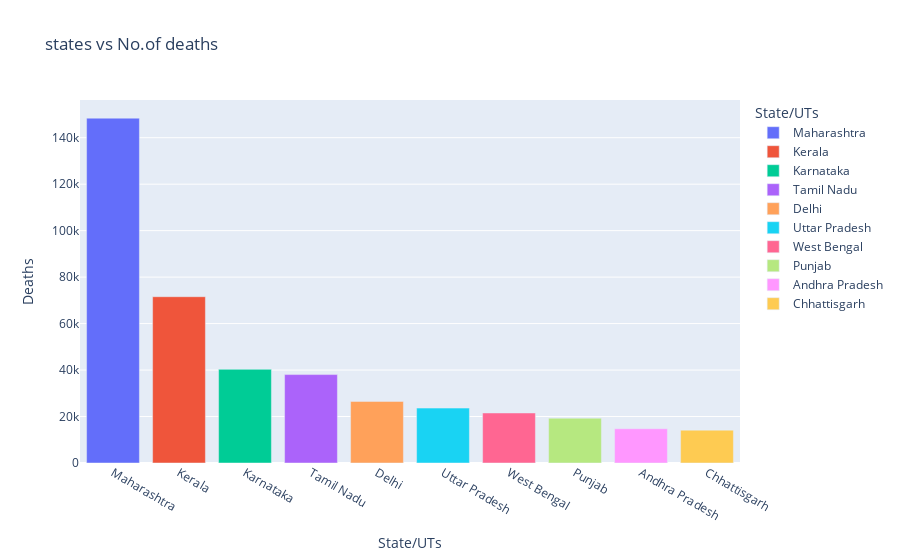

The code cell stored with this chart in its notebook:
### Markdown cell above
### plot states vs no of death

### Code cell
x=df[['State/UTs','Deaths']].sort_values(by="Deaths",ascending=False)['State/UTs'][:10].values
y=df[['State/UTs','Deaths']].sort_values(by="Deaths",ascending=False)['Deaths'][:10].values

df1=pd.DataFrame({'State/UTs':x,'Deaths':y})
fig=px.bar(df1,
          x='State/UTs',
          y='Deaths',
          color='State/UTs',
          title='states vs No.of deaths')

fig.show()

### Figure 1 — Plotly figure (JSON) as saved in the notebook; plotly's stock layout.template omitted (floating-point values rounded to 4 significant figures)
{"data": [{"alignmentgroup": "True", "hovertemplate": "State/UTs=%{x}<br>Deaths=%{y}<extra></extra>", "legendgroup": "Maharashtra", "marker": {"color": "#636efa", "pattern": {"shape": ""}}, "name": "Maharashtra", "offsetgroup": "Maharashtra", "orientation": "v", "showlegend": true, "textposition": "auto", "type": "bar", "x": ["Maharashtra"], "xaxis": "x", "y": [148419], "yaxis": "y"}, {"alignmentgroup": "True", "hovertemplate": "State/UTs=%{x}<br>Deaths=%{y}<extra></extra>", "legendgroup": "Kerala", "marker": {"color": "#EF553B", "pattern": {"shape": ""}}, "name": "Kerala", "offsetgroup": "Kerala", "orientation": "v", "showlegend": true, "textposition": "auto", "type": "bar", "x": ["Kerala"], "xaxis": "x", "y": [71570], "yaxis": "y"}, {"alignmentgroup": "True", "hovertemplate": "State/UTs=%{x}<br>Deaths=%{y}<extra></extra>", "legendgroup": "Karnataka", "marker": {"color": "#00cc96", "pattern": {"shape": ""}}, "name": "Karnataka", "offsetgroup": "Karnataka", "orientation": "v", "showlegend": true, "textposition": "auto", "type": "bar", "x": ["Karnataka"], "xaxis": "x", "y": [40308], "yaxis": "y"}, {"alignmentgroup": "True", "hovertemplate": "State/UTs=%{x}<br>Deaths=%{y}<extra></extra>", "legendgroup": "Tamil Nadu", "marker": {"color": "#ab63fa", "pattern": {"shape": ""}}, "name": "Tamil Nadu", "offsetgroup": "Tamil Nadu", "orientation": "v", "showlegend": true, "textposition": "auto", "type": "bar", "x": ["Tamil Nadu"], "xaxis": "x", "y": [38049], "yaxis": "y"}, {"alignmentgroup": "True", "hovertemplate": "State/UTs=%{x}<br>Deaths=%{y}<extra></extra>", "legendgroup": "Delhi", "marker": {"color": "#FFA15A", "pattern": {"shape": ""}}, "name": "Delhi", "offsetgroup": "Delhi", "orientation": "v", "showlegend": true, "textposition": "auto", "type": "bar", "x": ["Delhi"], "xaxis": "x", "y": [26522], "yaxis": "y"}, {"alignmentgroup": "True", "hovertemplate": "State/UTs=%{x}<br>Deaths=%{y}<extra></extra>", "legendgroup": "Uttar Pradesh", "marker": {"color": "#19d3f3", "pattern": {"shape": ""}}, "name": "Uttar Pradesh", "offsetgroup": "Uttar Pradesh", "orientation": "v", "showlegend": true, "textposition": "auto", "type": "bar", "x": ["Uttar Pradesh"], "xaxis": "x", "y": [23634], "yaxis": "y"}, {"alignmentgroup": "True", "hovertemplate": "State/UTs=%{x}<br>Deaths=%{y}<extra></extra>", "legendgroup": "West Bengal", "marker": {"color": "#FF6692", "pattern": {"shape": ""}}, "name": "West Bengal", "offsetgroup": "West Bengal", "orientation": "v", "showlegend": true, "textposition": "auto", "type": "bar", "x": ["West Bengal"], "xaxis": "x", "y": [21532], "yaxis": "y"}, {"alignmentgroup": "True", "hovertemplate": "State/UTs=%{x}<br>Deaths=%{y}<extra></extra>", "legendgroup": "Punjab", "marker": {"color": "#B6E880", "pattern": {"shape": ""}}, "name": "Punjab", "offsetgroup": "Punjab", "orientation": "v", "showlegend": true, "textposition": "auto", "type": "bar", "x": ["Punjab"], "xaxis": "x", "y": [19289], "yaxis": "y"}, {"alignmentgroup": "True", "hovertemplate": "State/UTs=%{x}<br>Deaths=%{y}<extra></extra>", "legendgroup": "Andhra Pradesh", "marker": {"color": "#FF97FF", "pattern": {"shape": ""}}, "name": "Andhra Pradesh", "offsetgroup": "Andhra Pradesh", "orientation": "v", "showlegend": true, "textposition": "auto", "type": "bar", "x": ["Andhra Pradesh"], "xaxis": "x", "y": [14733], "yaxis": "y"}, {"alignmentgroup": "True", "hovertemplate": "State/UTs=%{x}<br>Deaths=%{y}<extra></extra>", "legendgroup": "Chhattisgarh", "marker": {"color": "#FECB52", "pattern": {"shape": ""}}, "name": "Chhattisgarh", "offsetgroup": "Chhattisgarh", "orientation": "v", "showlegend": true, "textposition": "auto", "type": "bar", "x": ["Chhattisgarh"], "xaxis": "x", "y": [14146], "yaxis": "y"}], "layout": {"barmode": "relative", "legend": {"title": {"text": "State/UTs"}, "tracegroupgap": 0}, "title": {"text": "states vs No.of deaths"}, "xaxis": {"anchor": "y", "categoryarray": ["Maharashtra", "Kerala", "Karnataka", "Tamil Nadu", "Delhi", "Uttar Pradesh", "West Bengal", "Punjab", "Andhra Pradesh", "Chhattisgarh"], "categoryorder": "array", "domain": [0, 1], "title": {"text": "State/UTs"}}, "yaxis": {"anchor": "x", "domain": [0, 1], "title": {"text": "Deaths"}}}}
